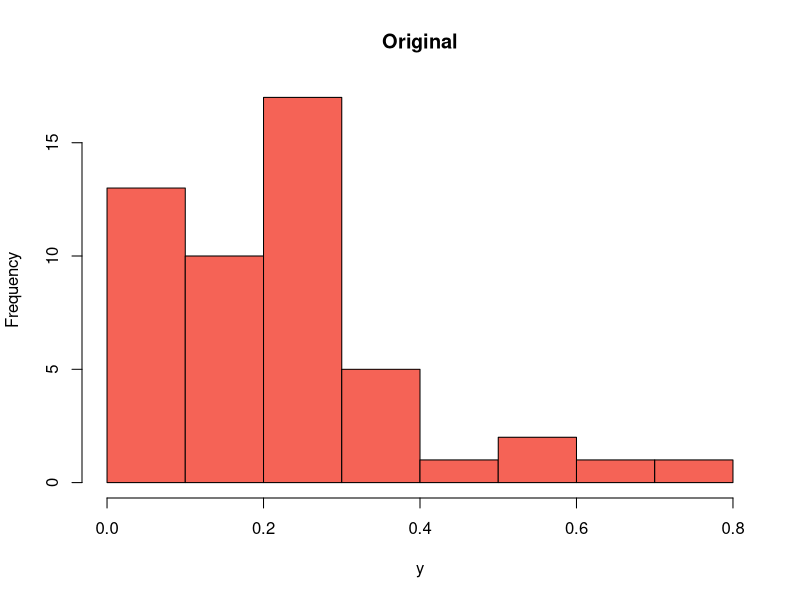
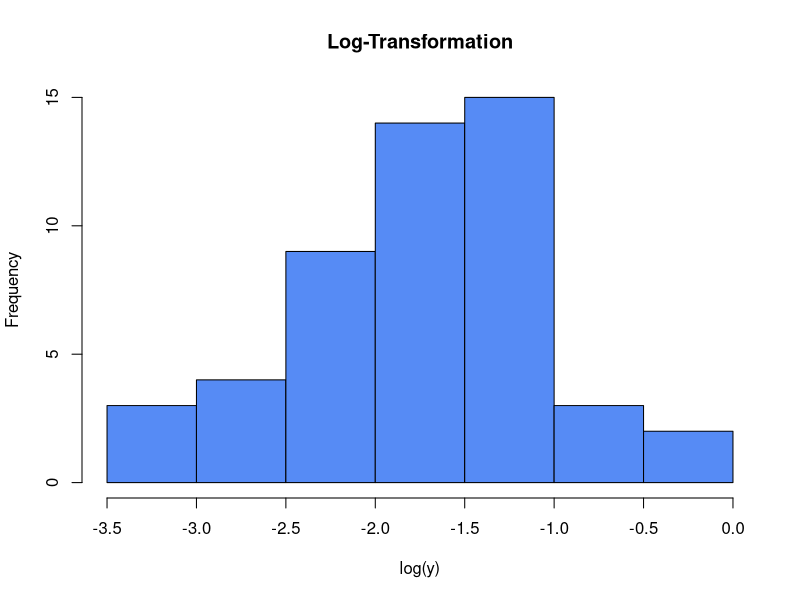
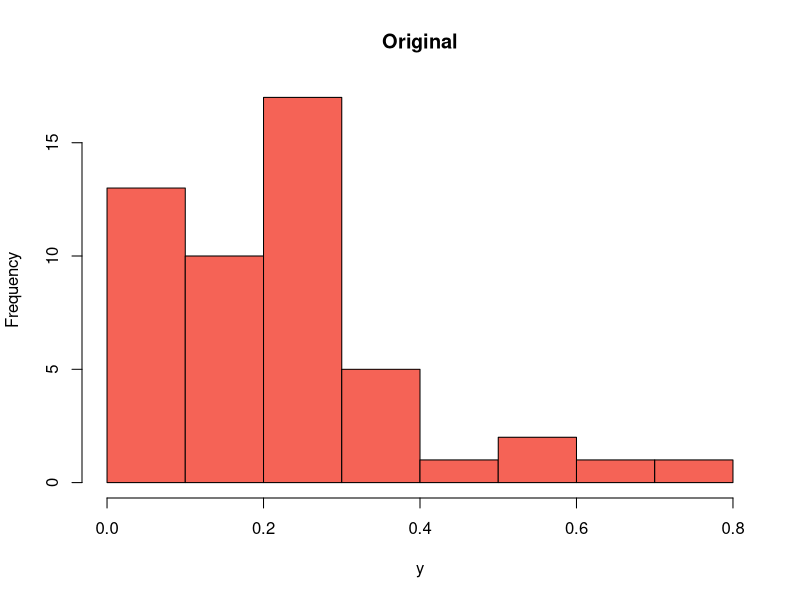
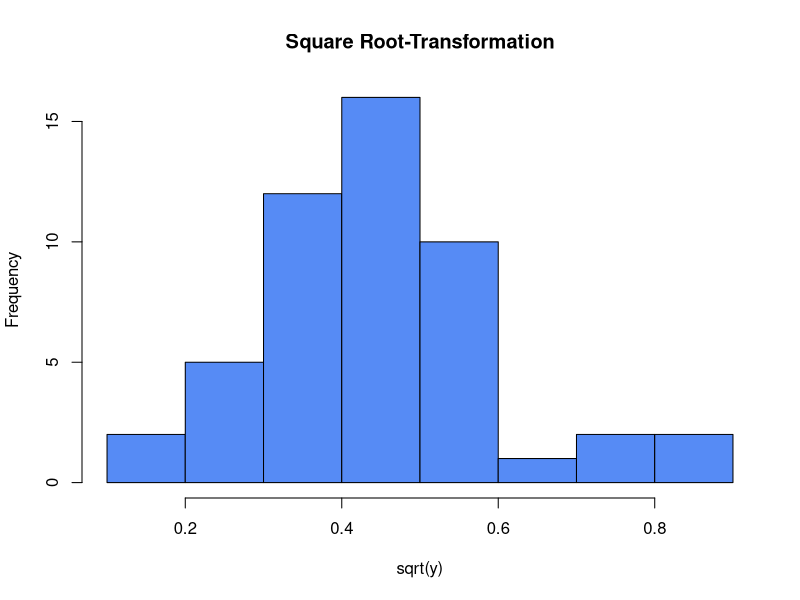
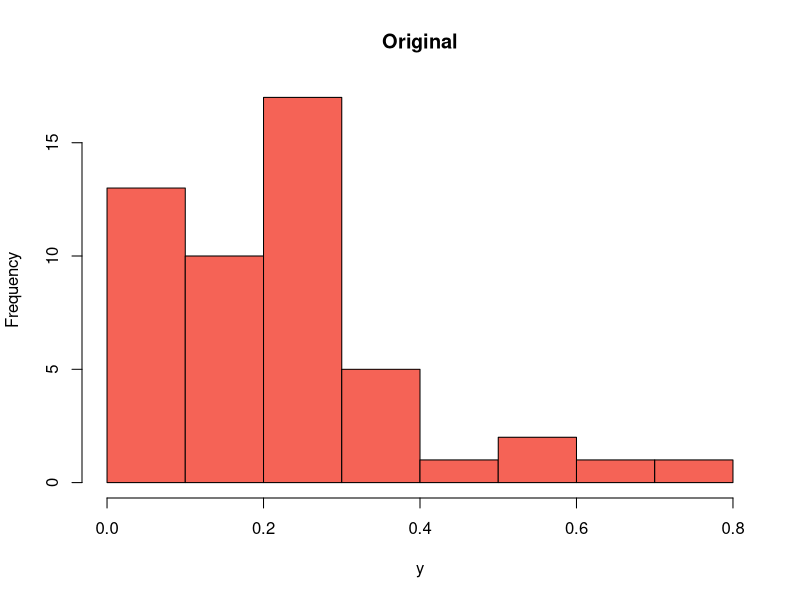
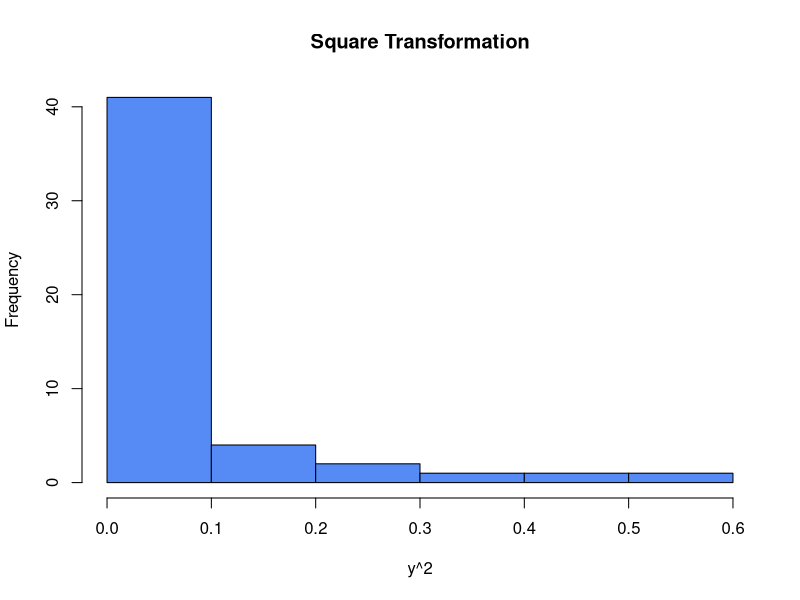

Here is the R script that generated these plots, in order:
## ---- chunk 1
knitr::opts_chunk$set(
  comment = "#>",
  fig.width = 6,
  fig.height = 4
)
## ---- chunk 2
set.seed(18)
y <- rgamma(50,2,10)
y
## ---- chunk 3
log_y <- log(y)
log_y

## ---- chunk 4
#| layout-ncol: 2
hist(y,main='Original',
     xlab = 'y',
     col = '#f56356')

hist(log_y,main='Log-Transformation',
     xlab = 'log(y)',
     col = '#568bf5')
## ---- chunk 5
log(0)
log(-1)
## ---- chunk 6
sqrt_y <- sqrt(y)
## ---- chunk 7
#| layout-ncol: 2
hist(y,main='Original',
     xlab = 'y',
     col = '#f56356')

hist(sqrt_y,main='Square Root-Transformation',
     xlab = 'sqrt(y)',
     col = '#568bf5')
## ---- chunk 8
y_squared <- y^2
## ---- chunk 9
#| layout-ncol: 2
hist(y,main='Original',
     xlab = 'y',
     col = '#f56356')

hist(y_squared,main='Square Transformation',
     xlab = 'y^2',
     col = '#568bf5')
